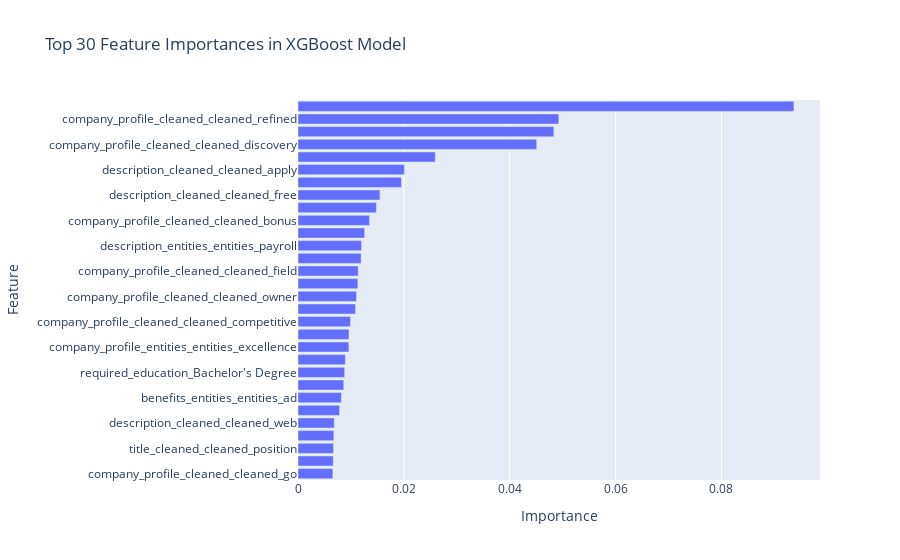

Notebook code cell kept with this figure:
### Markdown cell above
### Viewing feature importance

### Code cell
import matplotlib.pyplot as plt
import xgboost as xgb
import pandas as pd

# Access the trained XGBoost model from the pipeline
xgb_model = pipeline.named_steps['model']

# Get feature importances
importance = xgb_model.feature_importances_

# Get the feature names from the preprocessor (after transformation)
# Extract names for numerical and categorical features after OneHotEncoding and scaling
ohe_feature_names = pipeline.named_steps['preprocessor'].named_transformers_['onehot'].get_feature_names_out(categorical_features)
all_feature_names = list(ohe_feature_names) + numeric_features
import plotly.express as px
import pandas as pd

# Assuming you have the importance_df from the previous step:
# Replace this with the actual feature importances from your model
importance_df = pd.DataFrame({
    'Feature': all_feature_names,  # These should be the actual feature names from your model
    'Importance': xgb_model.feature_importances_
})

# Sort by importance
importance_df = importance_df.sort_values(by='Importance', ascending=False)

# Get top 30 most important features
top_30_features = importance_df.head(30)

# Plot using Plotly
fig = px.bar(top_30_features, 
             x='Importance', 
             y='Feature', 
             orientation='h', 
             title='Top 30 Feature Importances in XGBoost Model')

# Update layout to display highest importance at the top
fig.update_layout(yaxis={'categoryorder': 'total ascending'})
fig.show()

### Figure 1 — Plotly figure (JSON) as saved in the notebook; plotly's stock layout.template omitted (floating-point values rounded to 4 significant figures)
{"data": [{"alignmentgroup": "True", "hovertemplate": "Importance=%{x}<br>Feature=%{y}<extra></extra>", "legendgroup": "", "marker": {"color": "#636efa", "pattern": {"shape": ""}}, "name": "", "offsetgroup": "", "orientation": "h", "showlegend": false, "textposition": "auto", "type": "bar", "x": [0.0937, 0.04928, 0.04835, 0.0451, 0.02593, 0.0201, 0.01955, 0.01548, 0.01481, 0.01352, 0.01259, 0.01201, 0.01193, 0.01138, 0.01131, 0.01106, 0.01088, 0.009915, 0.009634, 0.00961, 0.008943, 0.008812, 0.008652, 0.008208, 0.007847, 0.006849, 0.006773, 0.00671, 0.006669, 0.006591], "xaxis": "x", "y": ["company_profile_entities_entities_aptitude", "company_profile_cleaned_cleaned_refined", "company_profile_cleaned_cleaned_provided", "company_profile_cleaned_cleaned_discovery", "requirements_cleaned_cleaned_home", "description_cleaned_cleaned_apply", "company_profile_cleaned_cleaned_ago", "description_cleaned_cleaned_free", "description_cleaned_cleaned_per", "company_profile_cleaned_cleaned_bonus", "function_Administrative", "description_entities_entities_payroll", "company_profile_cleaned_cleaned_partnered", "company_profile_cleaned_cleaned_field", "description_cleaned_cleaned_via", "company_profile_cleaned_cleaned_owner", "city_ Houston", "company_profile_cleaned_cleaned_competitive", "company_profile_cleaned_cleaned_annual", "company_profile_entities_entities_excellence", "company_profile_cleaned_cleaned_leveraging", "required_education_Bachelor's Degree", "title_cleaned_cleaned_payroll", "benefits_entities_entities_ad", "description_cleaned_cleaned_home", "description_cleaned_cleaned_web", "has_company_logo", "title_cleaned_cleaned_position", "company_profile_cleaned_cleaned_nationwide", "company_profile_cleaned_cleaned_go"], "yaxis": "y"}], "layout": {"barmode": "relative", "legend": {"tracegroupgap": 0}, "title": {"text": "Top 30 Feature Importances in XGBoost Model"}, "xaxis": {"anchor": "y", "domain": [0, 1], "title": {"text": "Importance"}}, "yaxis": {"anchor": "x", "categoryorder": "total ascending", "domain": [0, 1], "title": {"text": "Feature"}}}}
